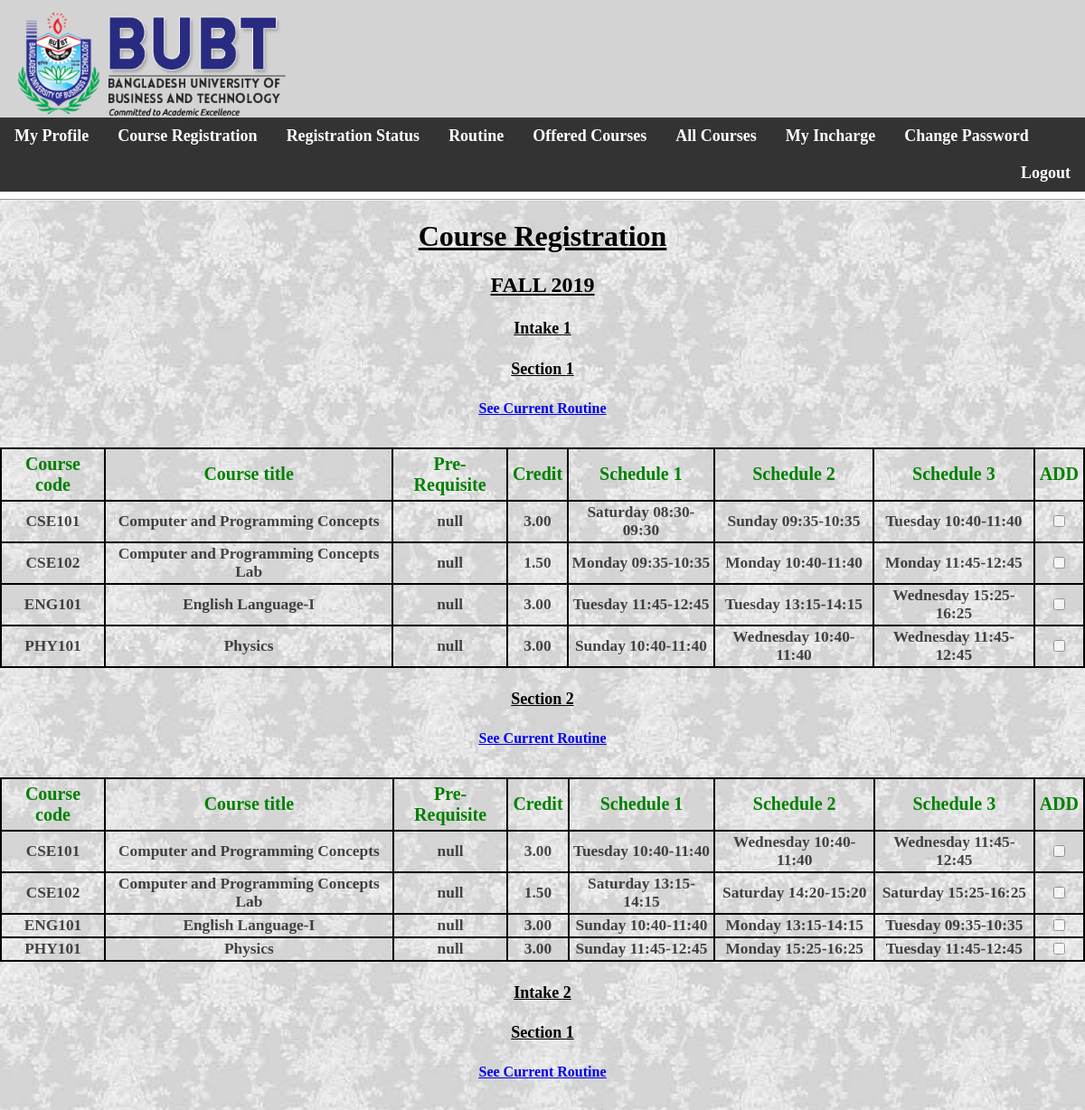
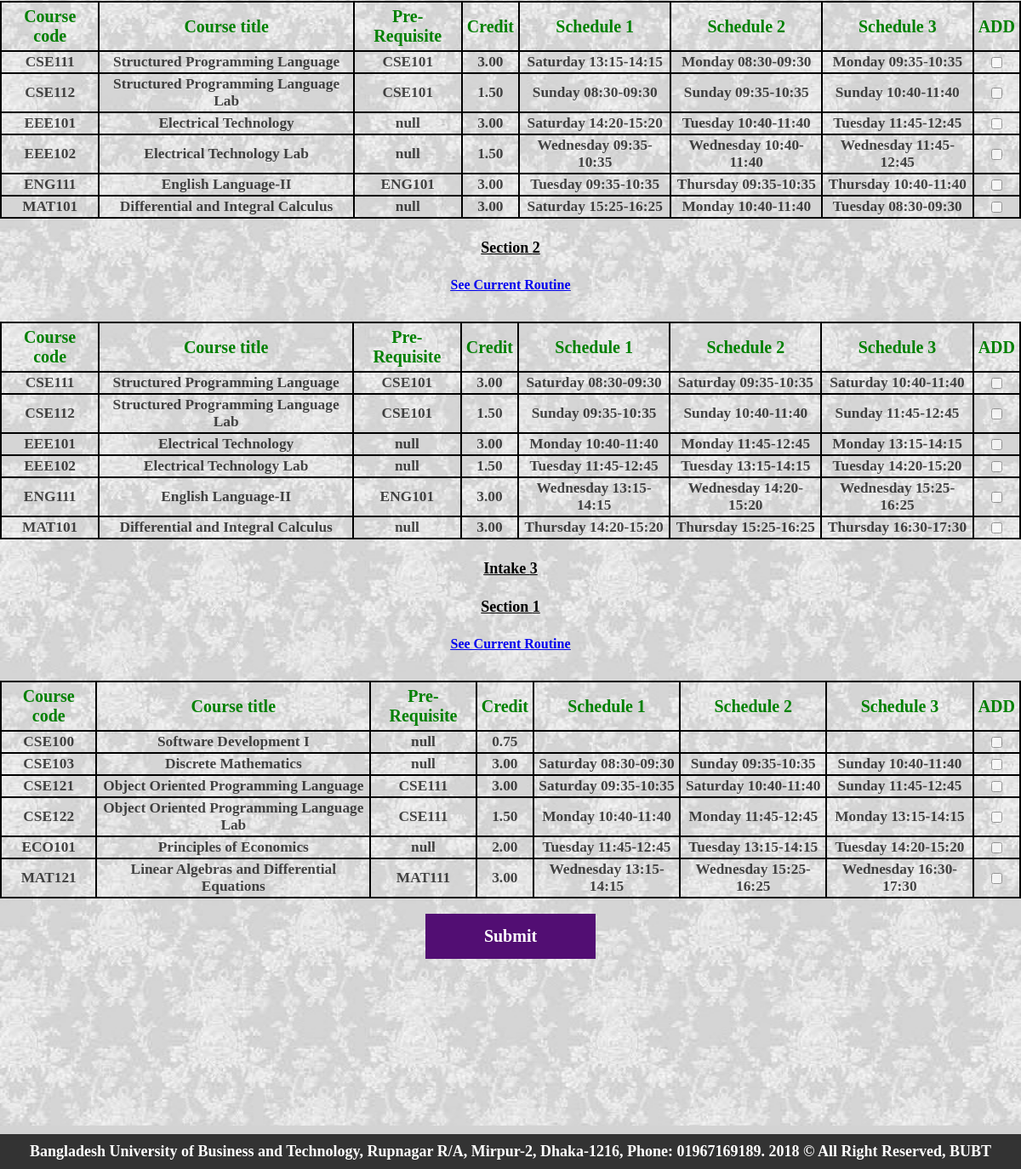
Page /see_previous.php (signed in) on the committed database (2 pictures, top to bottom).
### tables this page shows
CREATE TABLE `course` (
  `course_title` varchar(255) NOT NULL,
  `course_code` varchar(255) NOT NULL,
  `pre_req` varchar(255) NOT NULL,
  `department` varchar(255) NOT NULL,
  `credit` double(100,2) NOT NULL
);

CREATE TABLE `offer` (
  `semester` varchar(200) NOT NULL,
  `year` int(200) NOT NULL,
  `intake` int(200) NOT NULL,
  `section` int(200) NOT NULL,
  `department` varchar(200) NOT NULL,
  `course_code` varchar(200) NOT NULL,
  `day1` varchar(255) DEFAULT NULL,
  `time1` varchar(255) DEFAULT NULL,
  `day2` varchar(255) DEFAULT NULL,
  `time2` varchar(255) DEFAULT NULL,
  `day3` varchar(255) DEFAULT NULL,
  `time3` varchar(255) DEFAULT NULL
);

### see_previous.php (the view, shortened to what this page needs)
<?php
$conn= mysqli_connect("localhost", "root", "", "course_list");
if (isset($_SESSION['user1'])){$id = $_SESSION['user1'];
	$sql2= "select student_id,intake,section,department from student WHERE `student_id` = $id";
$result2 = $conn-> query($sql2);
$row2 = $result2-> fetch_assoc();
$int=$row2["intake"];
}
?>
<!DOCTYPE>
<html>
<head>
</head>
<body>
<!DOCTYPE>
<html>
<head>
</head>
<body>
<?php
include "stu_header.php";
?>
<div class="bg-img">
<hr>
<h1 align="center"><u><B>Course Registration</b></u></h1>
<?php
$conn= mysqli_connect("localhost", "root", "", "course_list");
$sql4= "select DISTINCT s_name,year from semester";
$result4 =$conn-> query($sql4);
if($result4-> num_rows > 0){
while ($row4 = $result4-> fetch_assoc()){
$semester=$row4["s_name"];
$year=$row4["year"];
?>
<h2 align="center"><u><B><?php echo strtoupper($row4['s_name'])?> <?php echo $row4['year']?></b></u></h2>
<?php
$sql2= "select DISTINCT department from offer WHERE semester='$semester' AND year='$year' ORDER BY department ASC,year DESC,semester DESC,intake DESC,section ASC";
$result2 =$conn-> query($sql2);
if($result2-> num_rows > 0){
while ($row2 = $result2-> fetch_assoc()){
$department=$row2["department"];
?>
<?php
$sql5= "select DISTINCT intake from offer WHERE intake>='$int' AND semester='$semester' AND year='$year' AND department='$department' ORDER BY department ASC,year DESC,semester DESC,intake ASC,section ASC";
$result5 =$conn-> query($sql5);
if($result5-> num_rows > 0){
while ($row5 = $result5-> fetch_assoc()){
$intake=$row5["intake"];
?>
<h4 align="center" style="font-size:18px;"><u><B>Intake <?php echo $row5['intake']; ?></b></u></h4>
<?php
$sql3= "select DISTINCT section from offer WHERE intake>='$intake' AND semester='$semester' AND year='$year' AND department='$department' AND intake='$intake' ORDER BY department ASC,year DESC,semester DESC,intake DESC,section ASC";
$result3 =$conn-> query($sql3);
if($result3-> num_rows > 0){
while ($row3 = $result3-> fetch_assoc()){
$section=$row3["section"];
?>
<h4 align="center" style="font-size:18px;"><u><B>Section <?php echo $row3['section']; ?></b></u></h4>
<p align="center"><u><B><a href="see_stu_routine.php?semester=<?php echo $semester; ?>&year=<?php echo $year; ?>&section=<?php echo $section; ?>&intake=<?php echo $intake; ?>&department=<?php echo $department; ?>" class="btn btn-danger">See Current Routine</a></b></u></p>
<br>
<?php
$conn= mysqli_connect("localhost", "root", "", "course_list");
$sql= "select offer.semester, offer.year,offer.intake,offer.section,offer.department,offer.course_code,offer.day1,offer.day2,offer.day3,offer.time1,offer.time2,offer.time3,
	   course.course_title,course.pre_req,course.credit from course,offer
	   where offer.course_code=course.course_code AND offer.department='$department' AND course.department=offer.department AND offer.intake='$intake'
	   AND offer.semester='$semester' AND offer.year='$year' AND offer.section='$section'
	   ORDER BY department ASC,year DESC,semester DESC,intake DESC,section ASC,course_code ASC";
$result =$conn-> query($sql);
if($result->num_rows>0){
?>
<form action='new.php' method="post">
<table style="float:center; width:100%; padding-left:440px">
	<tr>
	<th>Course code</th>
	<th>Course title</th>
	<th>Pre-Requisite</th>
	<th>Credit</th>
	<th>Schedule 1</th>
	<th>Schedule 2</th>
	<th>Schedule 3</th>
	<th>ADD</th>
	</tr>
<?php
	while($row=$result->fetch_assoc()){
		echo "<tr>
		<td>".$row["course_code"]."</td>
		<td>".$row["course_title"]."</td>
		<td>".$row["pre_req"]."</td>
		<td>".$row["credit"]."</td>
		<td>".$row["day1"]." ".$row["time1"]."</td>
		<td>".$row["day2"]." ".$row["time2"]."</td>
		<td>".$row["day3"]." ".$row["time3"]."</td>";
?>
<td><input type="checkbox" name="add[]" value="<?php echo $row["course_code"]; ?> <?php echo $row["day1"]; ?> <?php echo $row["day2"]; ?> <?php echo $row["day3"]; ?> <?php echo $row["time1"]; ?> <?php echo $row["time2"]; ?> <?php echo $row["time3"]; ?> <?php echo $row["intake"]; ?> <?php echo $row["section"]; ?>" ></td>
<?php
"</tr>";	}
	echo "</table>";
}}}}}}}
else{
	echo "0 result";
}}}
?>
<br>
<input type="submit" value="Submit" name="submit" class="button">
</form>
<br>
<br><br><br><br><br><br><br><br><br>
<div class="footer">
  <ul><b>
  <li3><a>Bangladesh University of Business and Technology, Rupnagar R/A, Mirpur-2, Dhaka-1216, Phone: 01967169189. 2018 &#169; All Right Reserved, BUBT</a></li3>
</ul>
</div>
</div>
</body>
</html>

### style15.php (style rules this page uses)
body { margin: 0; padding:0; height:100% background-image:url("images/wall8.jpg"); background-size: cover; font-family: cambria math; }
.button { background-color: #520E73; border: none; color: white; padding: 15px 32px; text-align: center; text-decoration: none; display:block; cursor: pointer; width: 200px; margin:auto; font-family:cambria math; font-weight:bold; font-size: 20px; }
.footer { padding: 10px 16px; color:black; background:lightgray; font-size:18px; }
table { //border: 1px solid black; border-collapse: collapse; padding-left:440px; }
th { border: 2px solid black; padding: 5px; text-align: center; color:green; font-size: 20px; }
td { border: 2px solid black; padding: 02px; text-align: center; font-weight:bold; font-size: 13pt; opacity: 0.7; }
ul { list-style-type: none; margin-top: 0px; margin-bottom: -10px; margin-right: -16px; margin-left: -16px; padding: 0px; overflow: hidden; background-color: #333; }
li3 { float: center; }
li3 a { display: block; color: white; text-align: center; padding: 10px 16px; text-decoration: none; }
* { box-sizing: border-box; }
.bg-img { background-image: url("images/wall8.jpg"); min-height: 300px; //background-position: center; background-repeat: no-repeat; background-size: cover; position: relative; }

### rows in the picture
course: offer.course_code "CSE101", course_title "Computer and Programming Concepts", pre_req "null", credit "3.00", offer.day1 "Saturday", offer.time1 "08:30-09:30", offer.day2 "Sunday", offer.time2 "09:35-10:35", offer.day3 "Tuesday", offer.time3 "10:40-11:40", offer.day1 "Tuesday", offer.time1 "10:40-11:40", offer.day2 "Wednesday", offer.time2 "10:40-11:40", offer.day3 "Wednesday", offer.time3 "11:45-12:45"
course: offer.course_code "CSE102", course_title "Computer and Programming Concepts Lab", pre_req "null", credit "1.50", offer.day1 "Monday", offer.time1 "09:35-10:35", offer.day2 "Monday", offer.time2 "10:40-11:40", offer.day3 "Monday", offer.time3 "11:45-12:45", offer.day1 "Saturday", offer.time1 "13:15-14:15", offer.day2 "Saturday", offer.time2 "14:20-15:20", offer.day3 "Saturday", offer.time3 "15:25-16:25"
course: offer.course_code "ENG101", course_title "English Language-I", pre_req "null", credit "3.00", offer.day1 "Tuesday", offer.time1 "11:45-12:45", offer.day2 "Tuesday", offer.time2 "13:15-14:15", offer.day3 "Wednesday", offer.time3 "15:25-16:25", offer.day1 "Sunday", offer.time1 "10:40-11:40", offer.day2 "Monday", offer.day3 "Tuesday", offer.time3 "09:35-10:35"
course: offer.course_code "PHY101", course_title "Physics", pre_req "null", credit "3.00", offer.day1 "Sunday", offer.time1 "10:40-11:40", offer.day2 "Wednesday", offer.time2 "10:40-11:40", offer.day3 "Wednesday", offer.time3 "11:45-12:45", offer.time1 "11:45-12:45", offer.day2 "Monday", offer.time2 "15:25-16:25", offer.day3 "Tuesday"
course: offer.course_code "CSE111", course_title "Structured Programming Language", pre_req "CSE101", credit "3.00", offer.day1 "Saturday", offer.time1 "13:15-14:15", offer.day2 "Monday", offer.time2 "08:30-09:30", offer.day3 "Monday", offer.time3 "09:35-10:35", offer.time1 "08:30-09:30", offer.day2 "Saturday", offer.time2 "09:35-10:35", offer.day3 "Saturday", offer.time3 "10:40-11:40"
course: offer.course_code "CSE112", course_title "Structured Programming Language Lab", pre_req "CSE101", credit "1.50", offer.day1 "Sunday", offer.time1 "08:30-09:30", offer.day2 "Sunday", offer.time2 "09:35-10:35", offer.day3 "Sunday", offer.time3 "10:40-11:40", offer.time1 "09:35-10:35", offer.time2 "10:40-11:40", offer.time3 "11:45-12:45"
course: offer.course_code "EEE101", course_title "Electrical Technology", pre_req "null", credit "3.00", offer.day1 "Saturday", offer.time1 "14:20-15:20", offer.day2 "Tuesday", offer.time2 "10:40-11:40", offer.day3 "Tuesday", offer.time3 "11:45-12:45", offer.day1 "Monday", offer.time1 "10:40-11:40", offer.day2 "Monday", offer.time2 "11:45-12:45", offer.day3 "Monday", offer.time3 "13:15-14:15"
course: offer.course_code "EEE102", course_title "Electrical Technology Lab", pre_req "null", credit "1.50", offer.day1 "Wednesday", offer.time1 "09:35-10:35", offer.day2 "Wednesday", offer.time2 "10:40-11:40", offer.day3 "Wednesday", offer.time3 "11:45-12:45", offer.day1 "Tuesday", offer.time1 "11:45-12:45", offer.day2 "Tuesday", offer.time2 "13:15-14:15", offer.day3 "Tuesday", offer.time3 "14:20-15:20"
course: offer.course_code "ENG111", course_title "English Language-II", pre_req "ENG101", credit "3.00", offer.day1 "Tuesday", offer.time1 "09:35-10:35", offer.day2 "Thursday", offer.time2 "09:35-10:35", offer.day3 "Thursday", offer.time3 "10:40-11:40", offer.day1 "Wednesday", offer.time1 "13:15-14:15", offer.day2 "Wednesday", offer.time2 "14:20-15:20", offer.day3 "Wednesday", offer.time3 "15:25-16:25"
course: offer.course_code "MAT101", course_title "Differential and Integral Calculus", pre_req "null", credit "3.00", offer.day1 "Saturday", offer.time1 "15:25-16:25", offer.day2 "Monday", offer.time2 "10:40-11:40", offer.day3 "Tuesday", offer.time3 "08:30-09:30", offer.day1 "Thursday", offer.time1 "14:20-15:20", offer.day2 "Thursday", offer.time2 "15:25-16:25", offer.day3 "Thursday", offer.time3 "16:30-17:30"
course: offer.course_code "CSE100", course_title "Software Development I", pre_req "null", credit "0.75"
course: offer.course_code "CSE103", course_title "Discrete Mathematics", pre_req "null", credit "3.00", offer.day1 "Saturday", offer.time1 "08:30-09:30", offer.day2 "Sunday", offer.time2 "09:35-10:35", offer.day3 "Sunday", offer.time3 "10:40-11:40"
course: offer.course_code "CSE121", course_title "Object Oriented Programming Language", pre_req "CSE111", credit "3.00", offer.day1 "Saturday", offer.time1 "09:35-10:35", offer.day2 "Saturday", offer.time2 "10:40-11:40", offer.day3 "Sunday", offer.time3 "11:45-12:45"
course: offer.course_code "CSE122", course_title "Object Oriented Programming Language Lab", pre_req "CSE111", credit "1.50", offer.day1 "Monday", offer.time1 "10:40-11:40", offer.day2 "Monday", offer.time2 "11:45-12:45", offer.day3 "Monday", offer.time3 "13:15-14:15"
course: offer.course_code "ECO101", course_title "Principles of Economics", pre_req "null", credit "2.00", offer.day1 "Tuesday", offer.time1 "11:45-12:45", offer.day2 "Tuesday", offer.time2 "13:15-14:15", offer.day3 "Tuesday", offer.time3 "14:20-15:20"
course: offer.course_code "MAT121", course_title "Linear Algebras and Differential Equations", pre_req "MAT111", credit "3.00", offer.day1 "Wednesday", offer.time1 "13:15-14:15", offer.day2 "Wednesday", offer.time2 "15:25-16:25", offer.day3 "Wednesday", offer.time3 "16:30-17:30"

### other values in the picture
$row4['s_name'] "FALL"
$row4['year'] "2019"
$row5['intake'] "1"
$row3['section'] "1"
$row3['section'] "2"
$row5['intake'] "2"
$row5['intake'] "3"
